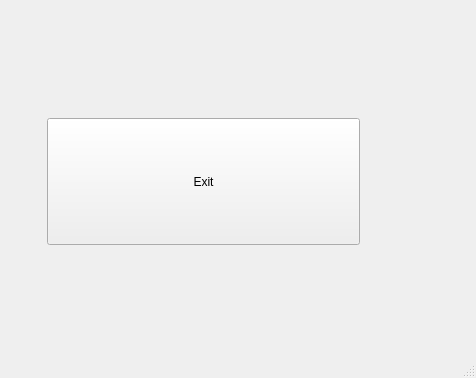
<?xml version="1.0" encoding="UTF-8"?>
<ui version="4.0">
 <class>MainWindow</class>
 <widget class="QMainWindow" name="MainWindow">
  <property name="geometry">
   <rect>
    <x>0</x>
    <y>0</y>
    <width>476</width>
    <height>378</height>
   </rect>
  </property>
  <property name="windowTitle">
   <string>MainWindow</string>
  </property>
  <widget class="QWidget" name="centralwidget">
   <widget class="QPushButton" name="btnExit">
    <property name="geometry">
     <rect>
      <x>47</x>
      <y>118</y>
      <width>313</width>
      <height>127</height>
     </rect>
    </property>
    <property name="text">
     <string>Exit</string>
    </property>
   </widget>
  </widget>
  <widget class="QMenuBar" name="menubar">
   <property name="geometry">
    <rect>
     <x>0</x>
     <y>0</y>
     <width>476</width>
     <height>21</height>
    </rect>
   </property>
  </widget>
  <widget class="QStatusBar" name="statusbar"/>
 </widget>
 <resources/>
 <connections/>
</ui>
